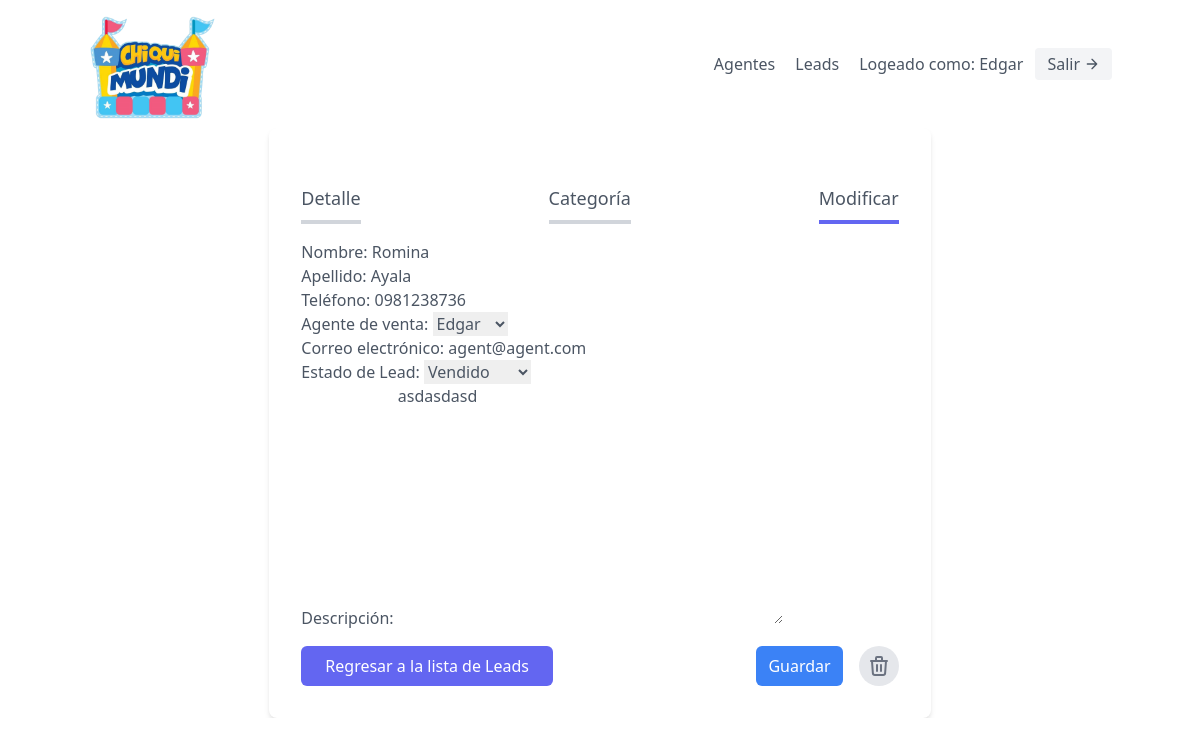
The page /leads/2/update/ (signed in) on the database its author committed.
### leads/models.py (models this page shows, shortened)
class User(AbstractUser):
    is_organisor = models.BooleanField(default=True)
    is_agent = models.BooleanField(default=False)

class Lead(models.Model):
    nombre = models.CharField(max_length=50)
    apellido = models.CharField(max_length=50)
    telefono = models.CharField(max_length=10)
    email = models.EmailField()
    organisation = models.ForeignKey(UserProfile, on_delete=models.CASCADE)
    agente = models.ForeignKey("Agent", null=True, blank=True, on_delete=models.SET_NULL)
    description = models.TextField()
    date_added = models.DateTimeField(auto_now_add=True)
    category = models.ForeignKey("Category", related_name="leads", null=True, blank=True, on_delete=models.SET_NULL)

### leads/views.py (the view, shortened to what this page needs)
# urls.py: path('<int:pk>/update/', LeadUpdateView.as_view(), name='update'),
class LeadUpdateView(OrganisorAndLoginRequiredMixin, generic.UpdateView):
    template_name = "leads/lead_update.html"
    form_class = LeadModelForm
    def get_queryset(self):
        user = self.request.user
        return Lead.objects.filter(organisation=user.userprofile)

### leads/forms.py
class LeadModelForm(forms.ModelForm):
    class Meta:
        model = Lead
        fields = (
            'nombre',
            'apellido',
            'telefono',
            'agente',
            'email',
            'category',
            'description',
        )
        labels = {
            'nombre': 'Nombre',
            'apellido': 'Apellido',
            'telefono': 'Teléfono',
            'agente': 'Agente de venta',
            'email': 'Correo electrónico',
            'category': 'Estado de Lead',
            'description': 'Descripción',
        }

### agents/mixins.py (called while the page is built)
    def dispatch(self, request, *args, **kwargs):
        if not request.user.is_organisor or not request.user.is_authenticated:
            return redirect("leads:lista")
        return super().dispatch(request, *args, **kwargs)

### leads/models.py (called while the page is built)
    def __str__(self):
        return self.user.username

    def __str__(self):
        return self.name

### leads/templates/leads/lead_update.html (shortened to what this page needs)
{% extends "base.html" %}
{% load tailwind_filters %}
{% block content %}
<section class="text-gray-600 body-font overflow-hidden">
  <div class="container mx-auto px-4 flex justify-center items-center">
    <div class="lg:w-2/3 mx-auto bg-white rounded-lg shadow-md p-8">
      <div class="flex mt-4 justify-between mb-4">
        <a href="{% url 'leads:detail' lead.pk %}" class="border-b-4 border-gray-300 py-2 text-lg">Detalle</a>
        <a href="{% url 'leads:lead-category-update' lead.pk %}"
          class="border-b-4 border-gray-300 py-2 text-lg">Categoría</a>
        <a href="{% url 'leads:update' lead.pk %}" class="border-b-4 border-indigo-500 py-2 text-lg">Modificar</a>
      </div>
      <form method="post" enctype="multipart/form-data">
        {{ form|crispy }}
        <div class="flex mt-4 justify-between items-center">
          <a href="{% url 'leads:list'%}"
            class="px-6 py-2 bg-indigo-500 hover:bg-indigo-600 text-white rounded-md focus:outline-none">Regresar a la
            lista de Leads</a>
          <div class="flex space-x-4">
            <button type="submit" class="text-white bg-blue-500 hover:bg-blue-600 px-3 py-2 rounded-md">Guardar</button>
            <a href="{% url 'leads:delete' lead.pk %}"
              class="rounded-full w-10 h-10 bg-gray-200 p-0 border-0 inline-flex items-center justify-center text-gray-500">
              <svg xmlns="http://www.w3.org/2000/svg" class="h-6 w-6" fill="none" viewBox="0 0 24 24"
                stroke="currentColor">
                <path stroke-linecap="round" stroke-linejoin="round" stroke-width="2"
                  d="M19 7l-.867 12.142A2 2 0 0116.138 21H7.862a2 2 0 01-1.995-1.858L5 7m5 4v6m4-6v6m1-10V4a1 1 0 00-1-1h-4a1 1 0 00-1 1v3M4 7h16" />
              </svg>
            </a>
          </div>
        </div>
      </form>
    </div>
  </div>
</section>
{% endblock content %}

### templates/navbar.html (shortened to what this page needs)
{% if request.user.is_authenticated %}
<header class="text-gray-600 body-font">
    <div class="container mx-auto flex flex-wrap flex-col md:flex-row items-center">
      <a href="{% url 'home' %}" class="flex title-font font-medium items-center text-gray-900 mb-4 md:mb-0">
        <img class="w-32 h-32" src="/static/images/chiquimundi.png" alt="Logo Chiquimundi">
      </a>
      <nav class="md:ml-auto flex flex-wrap items-center text-base justify-center">
      {% if not request.user.is_authenticated %}
        <a href="{% url 'signup' %}" class="mr-5 hover:text-gray-900">Registrar nuevo Usuario</a>
      {% else %}
        {% if request.user.is_organisor %}
        <a href="{% url 'agents:agent-list' %}" class="mr-5 hover:text-gray-900">Agentes</a>
        {% endif %}
        <a href="{% url 'leads:list' %}" class="mr-5 hover:text-gray-900">Leads</a>
      {% endif %}
      </nav>
      {% if request.user.is_authenticated %}
        Logeado como: {{ request.user.username }}
        <a href="{% url 'logout' %}" class="ml-3 inline-flex items-center bg-gray-100 border-0 py-1 px-3 focus:outline-none hover:bg-gray-200 rounded text-base mt-4 md:mt-0">Salir
          <svg fill="none" stroke="currentColor" stroke-linecap="round" stroke-linejoin="round" stroke-width="2" class="w-4 h-4 ml-1" viewBox="0 0 24 24">
            <path d="M5 12h14M12 5l7 7-7 7"></path>
          </svg>
        </a>
      {% endif %}
    </div>
  </header>
  {% endif %}

### rows shown on the page
User: user.username "Edgar"
Lead: nombre "Romina", apellido "Ayala", telefono "0981238736", agente "Edgar", email "agent@agent.com", category "Vendido", description "asdasdasd"
